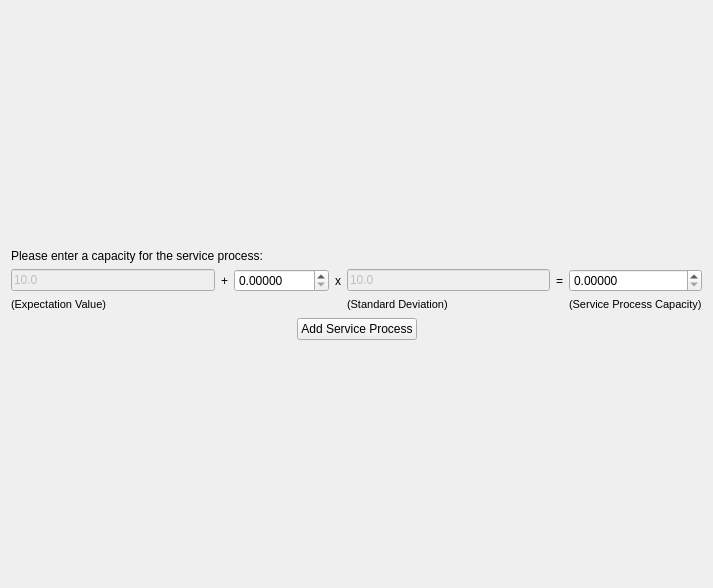
<ui version="4.0" >
 <class>AddServiceProcessWidget</class>
 <widget class="QWidget" name="AddServiceProcessWidget" >
  <property name="geometry" >
   <rect>
    <x>0</x>
    <y>0</y>
    <width>709</width>
    <height>588</height>
   </rect>
  </property>
  <property name="windowTitle" >
   <string>Form</string>
  </property>
  <layout class="QVBoxLayout" >
   <item>
    <spacer>
     <property name="orientation" >
      <enum>Qt::Vertical</enum>
     </property>
     <property name="sizeHint" >
      <size>
       <width>691</width>
       <height>161</height>
      </size>
     </property>
    </spacer>
   </item>
   <item>
    <widget class="QLabel" name="label_8" >
     <property name="text" >
      <string>Please enter a capacity for the service process:</string>
     </property>
    </widget>
   </item>
   <item>
    <layout class="QGridLayout" >
     <item row="0" column="0" >
      <widget class="QLineEdit" name="expectationValueEdit" >
       <property name="enabled" >
        <bool>false</bool>
       </property>
       <property name="text" >
        <string>10.0</string>
       </property>
      </widget>
     </item>
     <item row="0" column="1" >
      <widget class="QLabel" name="label" >
       <property name="text" >
        <string>+</string>
       </property>
      </widget>
     </item>
     <item row="0" column="2" colspan="2" >
      <widget class="QDoubleSpinBox" name="factorSpin" >
       <property name="minimumSize" >
        <size>
         <width>95</width>
         <height>0</height>
        </size>
       </property>
       <property name="decimals" >
        <number>5</number>
       </property>
      </widget>
     </item>
     <item row="0" column="4" >
      <widget class="QLabel" name="label_2" >
       <property name="text" >
        <string>x</string>
       </property>
      </widget>
     </item>
     <item row="0" column="5" >
      <widget class="QLineEdit" name="standardDeviationEdit" >
       <property name="enabled" >
        <bool>false</bool>
       </property>
       <property name="text" >
        <string>10.0</string>
       </property>
      </widget>
     </item>
     <item row="0" column="6" >
      <widget class="QLabel" name="label_3" >
       <property name="text" >
        <string>=</string>
       </property>
      </widget>
     </item>
     <item row="0" column="7" >
      <widget class="QDoubleSpinBox" name="capacitySpin" >
       <property name="decimals" >
        <number>5</number>
       </property>
      </widget>
     </item>
     <item row="1" column="0" >
      <widget class="QLabel" name="label_4" >
       <property name="text" >
        <string>&lt;html>&lt;head>&lt;meta name="qrichtext" content="1" />&lt;style type="text/css">
p, li { white-space: pre-wrap; }
&lt;/style>&lt;/head>&lt;body style=" font-family:'Sans Serif'; font-size:9pt; font-weight:400; font-style:normal;">
&lt;p style=" margin-top:0px; margin-bottom:0px; margin-left:0px; margin-right:0px; -qt-block-indent:0; text-indent:0px;">&lt;span style=" font-size:8pt;">(Expectation Value)&lt;/span>&lt;/p>&lt;/body>&lt;/html></string>
       </property>
      </widget>
     </item>
     <item row="1" column="3" >
      <widget class="QLabel" name="label_5" >
       <property name="text" >
        <string/>
       </property>
      </widget>
     </item>
     <item row="1" column="5" >
      <widget class="QLabel" name="label_6" >
       <property name="text" >
        <string>&lt;html>&lt;head>&lt;meta name="qrichtext" content="1" />&lt;style type="text/css">
p, li { white-space: pre-wrap; }
&lt;/style>&lt;/head>&lt;body style=" font-family:'Sans Serif'; font-size:9pt; font-weight:400; font-style:normal;">
&lt;p style=" margin-top:0px; margin-bottom:0px; margin-left:0px; margin-right:0px; -qt-block-indent:0; text-indent:0px;">&lt;span style=" font-size:8pt;">(Standard Deviation)&lt;/span>&lt;/p>&lt;/body>&lt;/html></string>
       </property>
      </widget>
     </item>
     <item row="1" column="7" >
      <widget class="QLabel" name="label_7" >
       <property name="text" >
        <string>&lt;html>&lt;head>&lt;meta name="qrichtext" content="1" />&lt;style type="text/css">
p, li { white-space: pre-wrap; }
&lt;/style>&lt;/head>&lt;body style=" font-family:'Sans Serif'; font-size:9pt; font-weight:400; font-style:normal;">
&lt;p style=" margin-top:0px; margin-bottom:0px; margin-left:0px; margin-right:0px; -qt-block-indent:0; text-indent:0px;">&lt;span style=" font-size:8pt;">(Service Process Capacity)&lt;/span>&lt;/p>&lt;/body>&lt;/html></string>
       </property>
      </widget>
     </item>
    </layout>
   </item>
   <item>
    <layout class="QHBoxLayout" >
     <item>
      <spacer>
       <property name="orientation" >
        <enum>Qt::Horizontal</enum>
       </property>
       <property name="sizeHint" >
        <size>
         <width>40</width>
         <height>20</height>
        </size>
       </property>
      </spacer>
     </item>
     <item>
      <widget class="QPushButton" name="addButton" >
       <property name="text" >
        <string>Add Service Process</string>
       </property>
      </widget>
     </item>
     <item>
      <spacer>
       <property name="orientation" >
        <enum>Qt::Horizontal</enum>
       </property>
       <property name="sizeHint" >
        <size>
         <width>40</width>
         <height>20</height>
        </size>
       </property>
      </spacer>
     </item>
    </layout>
   </item>
   <item>
    <spacer>
     <property name="orientation" >
      <enum>Qt::Vertical</enum>
     </property>
     <property name="sizeHint" >
      <size>
       <width>691</width>
       <height>31</height>
      </size>
     </property>
    </spacer>
   </item>
  </layout>
 </widget>
 <resources/>
 <connections/>
</ui>
